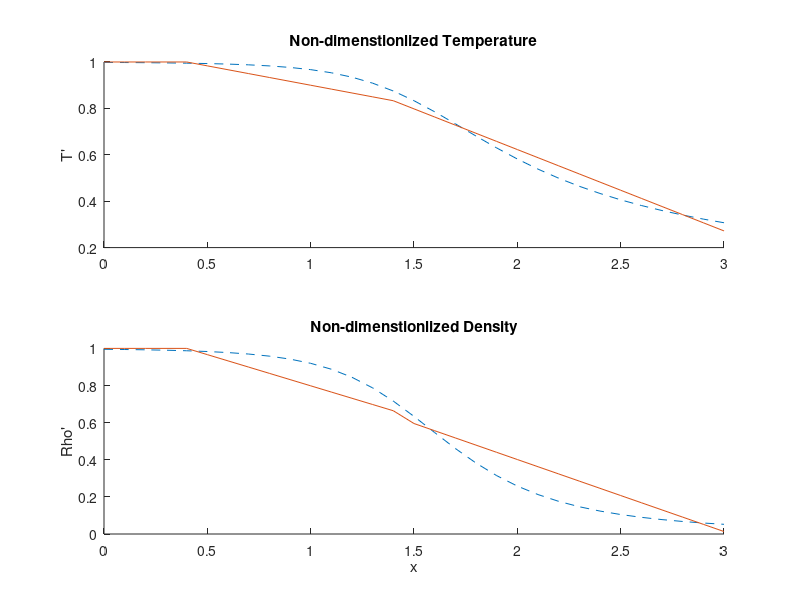

Reproduce this figure in MATLAB.
% Here we find the analytical solution of Subsonic-Supersonic flow in a CD nozzle
clc;
clear all;
close all;


%% plot the nozzle geometry A(x)= 1+ 2.2*(x-1.5)^2  for 0<x<3

L = 3;              % Length of the nozzle
n = 31;             % Number of points (odd so as to get midpoint throat index)
x = linspace(0, L, n); % Discretize the nozzle length
dx = L/(n-1) ;      % Step size  
x_dash = x / L;     % Normalized x-coordinate

A = 1 + 2.2 * (x - 1.5).^2; % Nozzle area function
% y = sqrt(A)./pi;
%  
% figure();
% hold on
% plot(x,0);
% plot(x,y);
% plot(x,-y);
% hold off

%% Analytical solution with A` i.e A/A0 value with x
gam = 1.4;                  % Specific heat ratio

% Find the throat index
idx_throat = ceil(n / 2);   
A_throat = A(idx_throat);    % Throat area

% Initialize M array to store Mach number solutions
M_dash = zeros(1, n);

% Initialize non-dimenstionlized P_dash array
P_dash = zeros(1, n);
pressure = @(M_i) ( 1 + 0.5*(gam-1)*M_i^2 )^( - gam / ( gam -1 )) ;

% Initialize non-dimenstionlized T_dash array
T_dash = zeros(1, n);
temperature= @(M_i) ( 1 + 0.5*(gam-1)*M_i^2 )^( - 1 ) ;

% Initialize non-dimenstionlized Rho_dash array
Rho_dash = zeros(1, n);
density = @(M_i) ( 1 + 0.5*(gam-1)*M_i^2 )^( - 1 / ( gam -1 )) ;

for i = 1:n
    func = @(M_i) A(i) / A_throat - (1 / M_i) * ((2 / (1 + gam)) * (1 + 0.5 * (gam - 1) * M_i^2))^((gam + 1) / (2 * (gam - 1)));
    
    % Use a different initial guess for M depending on the position in the nozzle
    if i < idx_throat
        M_i_guess = 0.1;  % Subsonic guess for converging section
    else
        M_i_guess = 2.0;  % Supersonic guess for diverging section
%         M_i_guess = 0.2;  % Subsonic guess for diverging section (adjust as needed)
    end
    
    % Solve for Mach number at each location
    M_dash(i) = fsolve(func, M_i_guess);

    % Solve for the primitive variables

    P_dash(i) =  pressure(M_dash(i)) ;
    T_dash(i) = temperature(M_dash(i)) ;
    Rho_dash(i) = density(M_dash(i)) ;
end

% % Display results
% figure();
% subplot(4,1,1);
% plot(x, M_dash ,"LineStyle","--");
% title('Mach number M'); 
% 
% subplot(4,1,2);
% plot(x, P_dash, "LineStyle","--");
% title('Non-dimenstionlized P');

% Initial conditions for Rho and T
T_dash_initial = zeros(1,n) ;
Rho_dash_initial = zeros(1,n) ;
for i= 1:n
    if i*dx < 0.5
        T_dash_initial(i) = 1.0 ;
        Rho_dash_initial(i) = 1.0 ;
    elseif i*dx>=0.5 && i*dx <=1.5
        T_dash_initial(i) = 1.0 - 0.167*(i*dx -0.5) ;
        Rho_dash_initial(i) = 1.0 - 0.336*(i*dx -0.5) ;
    else
        T_dash_initial(i) = 0.833 - 0.3507*(i*dx -1.5) ;
        Rho_dash_initial(i) = 0.634 - 0.3879*(i*dx -1.5) ;
    end
end

subplot(2,1,1);
hold on
plot(x, T_dash, "LineStyle","--");
plot(x, T_dash_initial);
ylabel("T'");
title('Non-dimenstionlized Temperature');

subplot(2,1,2);
hold on
plot(x, Rho_dash, "LineStyle","--");
plot(x, Rho_dash_initial);
title('Non-dimenstionlized Density');
ylabel("Rho'")
xlabel("x");



